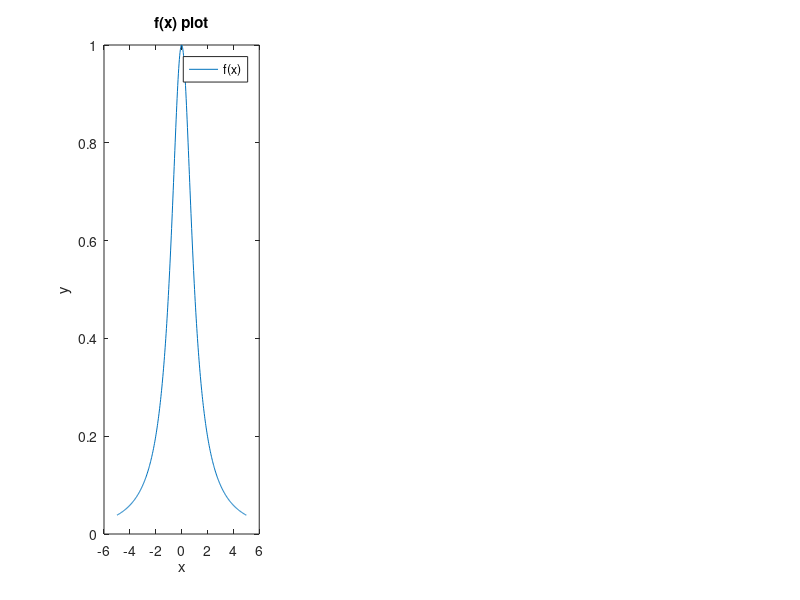

Write MATLAB code to recreate this figure. (Note: this script raises an error after producing the figure.)
% the plotting of question 2.9 part b.

x = zeros(1,21);
y = zeros(1,21);

i = 1;
a = -5;
while i <= 21 % evenly spaced nodes
    x(i) = a;
    y(i) = (a^2 + 1)^(-1);
    i = i + 1;
    a = a + 0.5;
end

t = -5:0.025:5;
f = (t.^2 + 1).^(-1);

subplot(1,3,1);
plot(t,f, 'DisplayName', 'f(x)');
title('f(x) plot');
xlabel('x');
ylabel('y');
legend;


A = divdiff(x,y);
v = polyvalue(diag(A),x,t);

subplot(1,3,2);
plot(t,v,'DisplayName', 'p(x)');
title('p(x) plot');
xlabel('x');
ylabel('y');
legend;

subplot(1,3,3);
plot(t,abs(f-v), 'DisplayName', 'e(x)');
title('e(x) plot');
xlabel('x');
ylabel('y');
legend;

sgtitle('P(x) Computed with Equally Spaced Nodes:')

function v = polyvalue(a,x,t)
    n = length(x);
    v = zeros(1, length(t));
    for j = 1:1:length(t)
        p = a(n);
        for k = n-1:-1:1
            p = p * (t(j)-x(k)) + a(k);
        end
        v(j) = p;
    end
end

function A = divdiff(x,y)
    n = length(x);    
    A = zeros(n,n);
    A(1,:) = y;
    for k = 2:1:n % collumn idx
        for i = k:1:n % row idx
            A(k,i) = (A(k-1,i) - A(k-1,i-1)) / (x(i) - x(i-(k-1)));
        end
    end
    A = A';
end